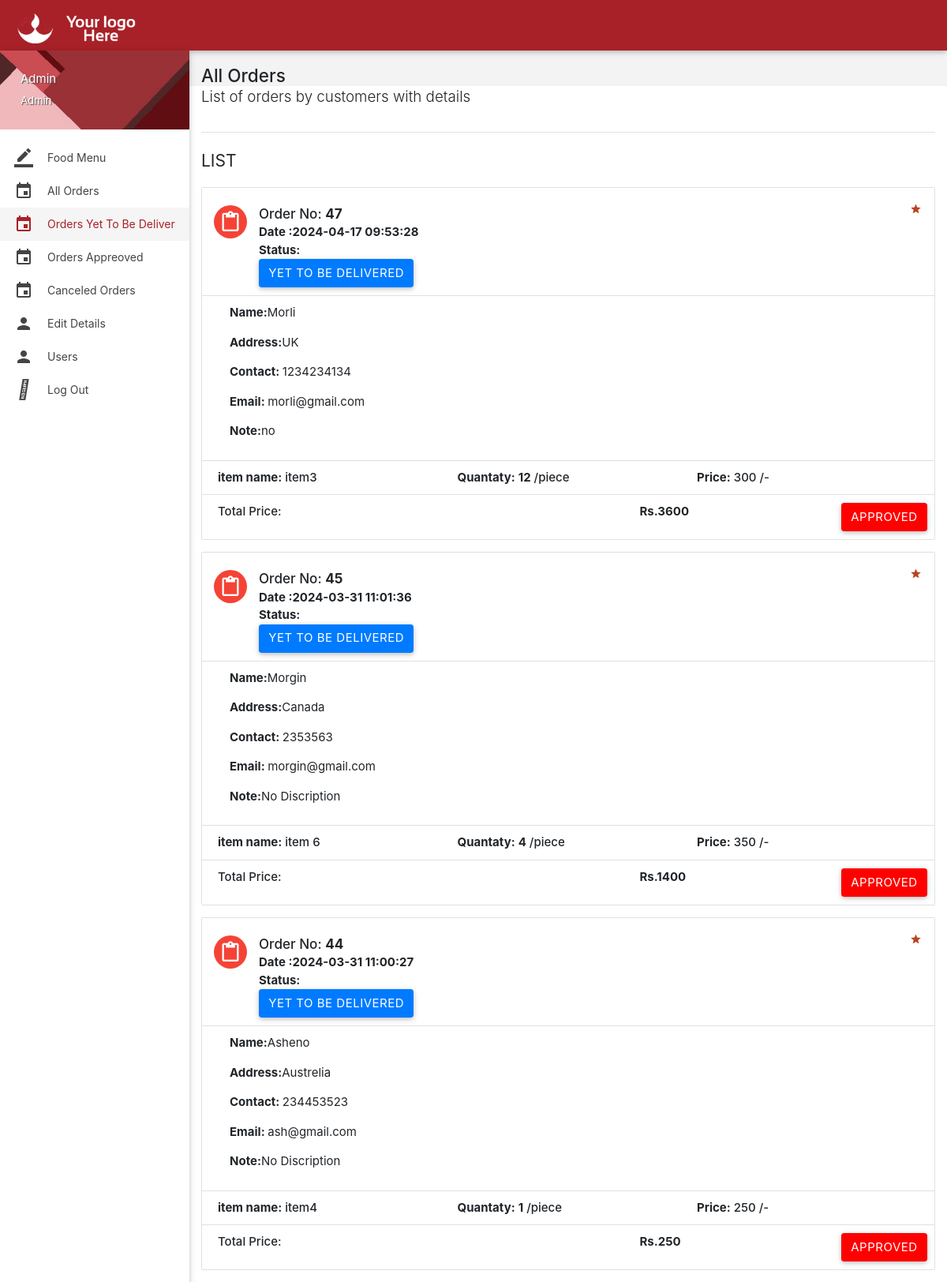
/yet-to-be-deliver-orders.php (signed in), run on the app's committed database.
### tables this page shows
CREATE TABLE `registration` (
  `id` int(11) NOT NULL,
  `name` varchar(255) NOT NULL,
  `email` varchar(255) NOT NULL,
  `password` varchar(255) NOT NULL,
  `phone` varchar(25) NOT NULL,
  `role` varchar(200) NOT NULL,
  `address` varchar(255) NOT NULL,
  `created_at` datetime NOT NULL DEFAULT current_timestamp()
);

CREATE TABLE `food_order` (
  `id` int(11) NOT NULL,
  `user_sid` int(25) NOT NULL,
  `user_name` varchar(255) NOT NULL,
  `email` varchar(255) NOT NULL,
  `item_name` varchar(200) NOT NULL,
  `item_price` varchar(200) NOT NULL,
  `address` varchar(200) NOT NULL,
  `quantaty` int(11) NOT NULL,
  `phone` int(25) NOT NULL,
  `discription` varchar(255) NOT NULL,
  `status` varchar(200) NOT NULL DEFAULT 'Yet to be Delivered',
  `created_at` datetime NOT NULL DEFAULT current_timestamp()
);

### yet-to-be-deliver-orders.php (the view, shortened to what this page needs)
<?php
include "connection.php";
$query="SELECT * FROM food_order WHERE status='Yet to be Delivered' ORDER BY id DESC ";
$data = [];
$query_result=mysqli_query($conn_resul,$query);
if($query_result->num_rows>0)
 {
   $data=mysqli_fetch_all($query_result,MYSQLI_ASSOC);
 }
 else
  {
    echo "no data found";
  }
if(isset($_SESSION['user_id']))
{
    $user_id = $_SESSION['user_id'];
   $query= "SELECT * FROM registration WHERE id = $user_id";
   $query_result = mysqli_query($conn_resul,$query);
   if($query_result->num_rows > 0)
   {
     $logged_in_user_data = mysqli_fetch_assoc($query_result);
   }
}
		?>
<!DOCTYPE html>
<html lang="en">
<head>
  <link href="css/materialize.min.css" type="text/css" rel="stylesheet" media="screen,projection">
  <link href="css/style.min.css" type="text/css" rel="stylesheet" media="screen,projection">
  <link href="css/custom/custom.min.css" type="text/css" rel="stylesheet" media="screen,projection">
  <link href="js/plugins/perfect-scrollbar/perfect-scrollbar.css" type="text/css" rel="stylesheet" media="screen,projection">
  <link href="js/plugins/data-tables/css/jquery.dataTables.min.css" type="text/css" rel="stylesheet" media="screen,projection">
  <link rel="stylesheet" href="https://cdnjs.cloudflare.com/ajax/libs/font-awesome/6.5.1/css/all.min.css" />
    <link rel="stylesheet" href="https://cdn.jsdelivr.net/npm/bootstrap@4.6.2/dist/css/bootstrap.min.css">
</head>
<body>
  <header id="header" class="page-topbar">
        <div class="navbar-fixed">
            <nav class="navbar-color">
                <div class="nav-wrapper">
                    <ul class="left">
                      <li><h1 class="logo-wrapper"><a href="index.php" class="brand-logo darken-1"><img src="images/materialize-logo.png" alt="logo"></a> <span class="logo-text">Logo</span></h1></li>
                    </ul>
                </div>
            </nav>
        </div>
  </header>
  <div id="main">
    <div class="wrapper">
      <aside id="left-sidebar-nav">
        <ul id="slide-out" class="side-nav fixed leftside-navigation">
            <li class="user-details cyan darken-2">
            <div class="row">
                <div class="col col s8 m8 l8">
                    <a class="btn-flat waves-effect white-text profile-btn" href="#" data-activates="profile-dropdown"><?php echo $logged_in_user_data['name'];?></a>
                    <p class="user-roal"><?php echo $logged_in_user_data['role'];?></p>
                </div>
            </div>
            </li>
            <li class="bold"><a href="index.php" class="waves-effect waves-cyan"><i class="mdi-editor-border-color"></i> Food Menu</a>
            </li>
                <li class="no-padding">
                    <ul class="collapsible collapsible-accordion">
             <li class="bold"><a href="all-orders.php" class="waves-effect waves-cyan"><i class="mdi-editor-insert-invitation"></i>All Orders</a>
            </li>
            <li class="bold active"><a href="yet-to-be-deliver-orders.php" class="waves-effect waves-cyan"><i class="mdi-editor-insert-invitation"></i>Orders Yet To Be Deliver</a>
            </li>
            <li class="bold"><a href="Approved-by-Admin.php" class="waves-effect waves-cyan"><i class="mdi-editor-insert-invitation"></i>Orders Appreoved</a>
            </li>
            <li class="bold"><a href="cancel-orders.php" class="waves-effect waves-cyan"><i class="mdi-editor-insert-invitation"></i>Canceled Orders</a>
            </li>
            <li class="bold"><a href="details.php?rid=<?php echo $logged_in_user_data['id'];?>" class="waves-effect waves-cyan"><i class="mdi-social-person"></i> Edit Details</a>
            </li>
            <li class="bold"><a href="users.php" class="waves-effect waves-cyan"><i class="mdi-social-person"></i>Users</a>
            </li>
            <li class="bold"><a href="logout.php" class="waves-effect waves-cyan"><i class="fa-duotone fa-right-from-bracket"></i> Log Out</a>
            </li>
        </ul>
        </aside>
      <section id="content">
        <div id="breadcrumbs-wrapper">
          <div class="container">
            <div class="row">
              <div class="col s12 m12 l12">
                <h5 class="breadcrumbs-title">All Orders</h5>
              </div>
            </div>
          </div>
        </div>
        <div class="container">
          <p class="caption">List of orders by customers with details</p>
          <div class="divider"></div>
<div id="work-collections" class="seaction">
				<h4 class="header">List</h4>
				<?php
				foreach ($data as $row):
				 ?>
                <div>
                    <ul id="issues-collection" class="collection">
					<li class="collection-item avatar">
                              <i class="mdi-content-content-paste red circle"></i>
                              <span class="collection-header">Order No: <b><?php echo $row['id']; ?></b></span>
                              <p><strong>Date :<?php echo $row['created_at']; ?></strong></p>
                                <?php
                                                if($row['status']=='Yet to be Delivered'):
                                ?>
                              <p><strong>Status:</strong><div class="btn white-text bg-primary"><?php echo $row['status']; ?></div></p>
                                <?php
                                                endif;
                                ?>
                              <a href="#" class="secondary-content"><i class="mdi-action-grade"></i></a>
                              </li><li class="collection-item">
                            <div class="col">
							<p><strong>Name:</strong><?php echo $row['user_name']; ?></p>
							<p><strong>Address:</strong><?php echo $row['address']; ?></p>
                            <p><strong>Contact: </strong><?php echo $row['phone']; ?></p>
                            <p><strong>Email: </strong><?php echo $row['email']; ?></p>
                            <p><strong>Note:</strong><?php echo $row['discription'];?></p>
                            </li><li class="collection-item">
                            <div class="row">
                            <div class="col s7">
                            <p class="collections-title"><strong>item name:</strong>  <?php echo $row['item_name'];?></p>
                            </div>
                            <div class="col s2">
                            <p class="collections-title"><strong>Quantaty:</strong>  <b><?php echo $row['quantaty'];?></b> /piece</p>
                            </div>
                            <div class="col s3">
                            <p class="collections-title"><strong>Price:</strong>  <?php echo $row['item_price'];?> /-</p>
                            </div>
                            </div>
                            </li>
                            <?php
                            $total=$row['item_price'] * $row['quantaty'];
                            ?>
                            <li class="collection-item">
                                        <div class="row">
                                            <div class="col s7">
                                                <p class="collections-title"> Total Price:</p>
                                            </div>
                                            <div class="col s2">
											<span> </span>
                                            </div>
                                            <div class="col s3">
                                                <span><strong>Rs.<?php echo $total; ?></strong></span>
                                            </div>
                                            <?php
                                                if($row['status']=='Yet to be Delivered'):
                                            ?>
                                            <a href="change_status2.php?rdid=<?php echo $row['id'];?>" class="btn waves-effect waves-light right submit" style="color: white;background-color: red;">Approved</a>
                                            <?php
                                                endif;
                                            ?>
                                    </div></li>
					</ul>
                    <?php
                endforeach;
                exit;
                 ?>

### data on the page
registration: name "Admin", role "Admin"
food_order: id "47", created_at "2024-04-17 09:53:28", status "YET TO BE DELIVERED", user_name "Morli", address "UK", phone "1234234134", email "morli@gmail.com", discription "no", item_name "item3", quantaty "12", item_price "300", total "3600"
food_order: id "45", created_at "2024-03-31 11:01:36", status "YET TO BE DELIVERED", user_name "Morgin", address "Canada", phone "2353563", email "morgin@gmail.com", discription "No Discription", item_name "item 6", quantaty "4", item_price "350", total "1400"
food_order: id "44", created_at "2024-03-31 11:00:27", status "YET TO BE DELIVERED", user_name "Asheno", address "Austrelia", phone "234453523", email "ash@gmail.com", discription "No Discription", item_name "item4", quantaty "1", item_price "250"
